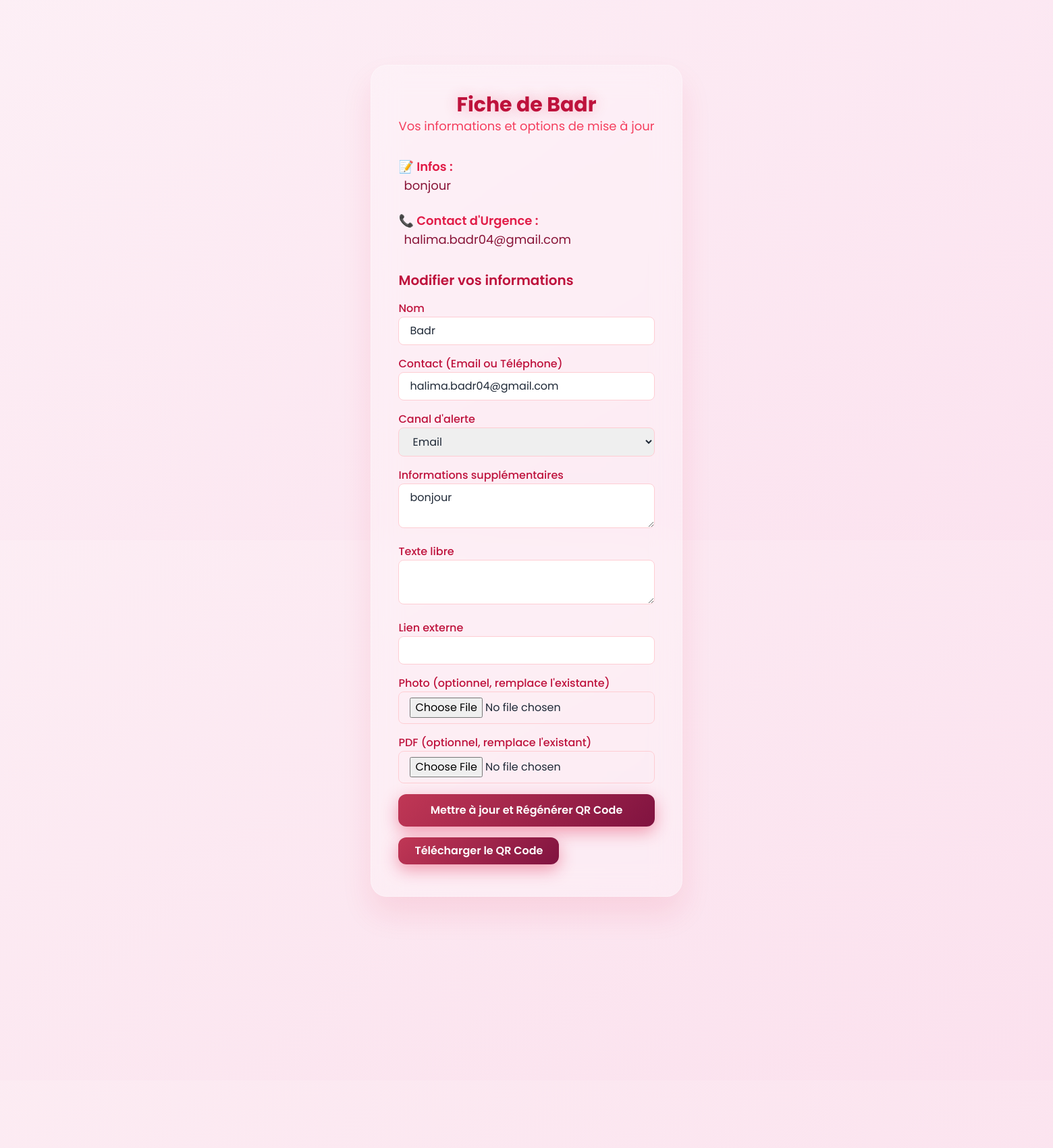
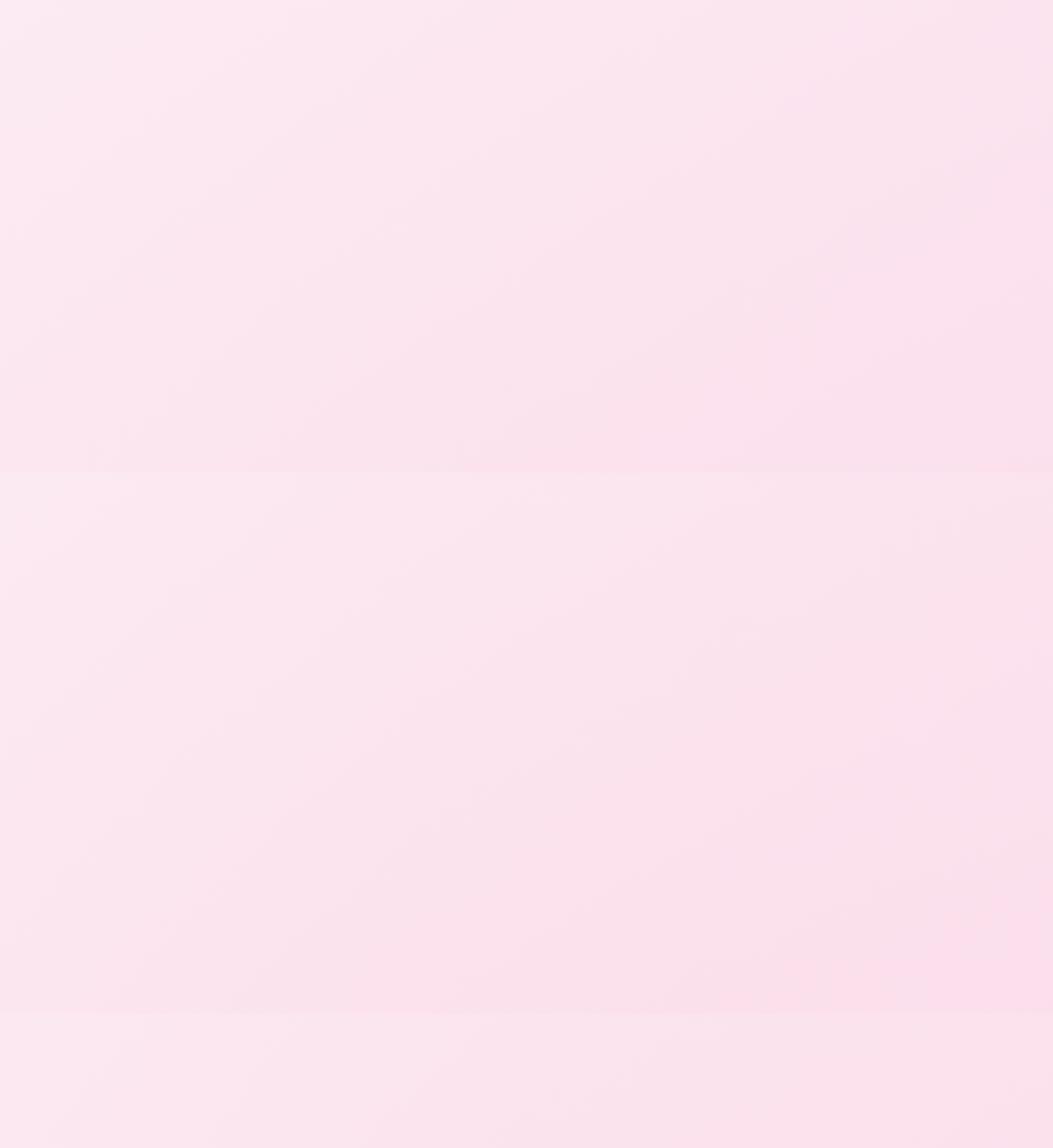
Screenshot of /fiche/b5faa626-3e43-4109-a858-717ab98ff299 (upper part) with the database file from the repository (2 pictures, top to bottom).
### tables this page shows
CREATE TABLE persons (
        id INTEGER PRIMARY KEY AUTOINCREMENT,
        uuid TEXT UNIQUE,
        nom TEXT,
        infos TEXT,
        contact TEXT,
        canal_alerte TEXT,
        photo TEXT,
        pdf TEXT,
        lien TEXT,
        texte_libre TEXT
    );

### app.py (the view)
@app.route("/fiche", methods=["GET"])
@app.route("/fiche/<uuid>", methods=["GET"])
def fiche(uuid=None):
    if not uuid:
        uuid = request.args.get('uuid')
    if not uuid:
        return render_template("error.html", message="UUID manquant. Veuillez entrer un identifiant valide."), 400
    db = get_db()
    personne = db.execute("SELECT * FROM persons WHERE uuid = ?", (uuid,)).fetchone()
    if not personne:
        return render_template("error.html", message="Aucun utilisateur trouvé avec cet UUID."), 404
    return render_template("user_profile.html", p=personne, uuid=uuid, now=datetime.now())

### app.py (called while the page is built)
def get_db():
    conn = sqlite3.connect("database.db")
    conn.row_factory = sqlite3.Row
    return conn

### static/templates/user_profile.html (shortened to what this page needs)
<!DOCTYPE html>
<html lang="fr">
<head>
  <script src="https://cdn.tailwindcss.com"></script>
</head>
<body class="min-h-screen flex flex-col justify-between items-center relative z-10">
  <div class="glass-card max-w-4xl mx-4 mt-16 sm:mt-24 p-10 rounded-3xl text-gray-800 relative z-10">
    <div class="text-center mb-8">
      <h3 class="text-3xl font-bold text-rose-700 title-glow">Fiche de {{ p.nom if p else 'Utilisateur Inconnu' }}</h3>
      <p class="text-rose-500 text-lg">Vos informations et options de mise à jour</p>
    </div>
    {% if p %}
      <div class="space-y-6 text-lg">
        {% if p.infos %}
        <div>
          <span class="font-semibold text-rose-600">📝 Infos :</span>
          <p class="ml-2 text-rose-900">{{ p.infos }}</p>
        </div>
        {% endif %}
        {% if p.contact %}
        <div>
          <span class="font-semibold text-rose-600">📞 Contact d'Urgence :</span>
          <p class="ml-2 text-rose-900">{{ p.contact }}</p>
        </div>
        {% endif %}
      </div>
      <div class="mt-8">
        <h4 class="text-xl font-semibold text-rose-700 mb-4">Modifier vos informations</h4>
        <form method="POST" action="{{ url_for('update', uuid=uuid) }}" enctype="multipart/form-data" class="space-y-4">
          <div>
            <label for="nom" class="block text-rose-700 font-medium">Nom</label>
            <input type="text" id="nom" name="nom" value="{{ p.nom }}" required class="w-full px-4 py-2 rounded-lg border border-rose-200 focus:outline-none focus:ring-2 focus:ring-rose-500">
          </div>
          <div>
            <label for="contact" class="block text-rose-700 font-medium">Contact (Email ou Téléphone)</label>
            <input type="text" id="contact" name="contact" value="{{ p.contact }}" required class="w-full px-4 py-2 rounded-lg border border-rose-200 focus:outline-none focus:ring-2 focus:ring-rose-500">
          </div>
          <div>
            <label for="canal_alerte" class="block text-rose-700 font-medium">Canal d'alerte</label>
            <select id="canal_alerte" name="canal_alerte" class="w-full px-4 py-2 rounded-lg border border-rose-200 focus:outline-none focus:ring-2 focus:ring-rose-500">
              <option value="email" {% if p.canal_alerte == 'email' %}selected{% endif %}>Email</option>
            </select>
          </div>
          <div>
            <label for="infos" class="block text-rose-700 font-medium">Informations supplémentaires</label>
            <textarea id="infos" name="infos" class="w-full px-4 py-2 rounded-lg border border-rose-200 focus:outline-none focus:ring-2 focus:ring-rose-500">{{ p.infos or '' }}</textarea>
          </div>
          <div>
            <label for="texte_libre" class="block text-rose-700 font-medium">Texte libre</label>
            <textarea id="texte_libre" name="texte_libre" class="w-full px-4 py-2 rounded-lg border border-rose-200 focus:outline-none focus:ring-2 focus:ring-rose-500">{{ p.texte_libre or '' }}</textarea>
          </div>
          <div>
            <label for="lien" class="block text-rose-700 font-medium">Lien externe</label>
            <input type="url" id="lien" name="lien" value="{{ p.lien or '' }}" class="w-full px-4 py-2 rounded-lg border border-rose-200 focus:outline-none focus:ring-2 focus:ring-rose-500">
          </div>
          <div>
            <label for="photo" class="block text-rose-700 font-medium">Photo (optionnel, remplace l'existante)</label>
            <input type="file" id="photo" name="photo" accept="image/*" class="w-full px-4 py-2 rounded-lg border border-rose-200">
          </div>
          <div>
            <label for="pdf" class="block text-rose-700 font-medium">PDF (optionnel, remplace l'existant)</label>
            <input type="file" id="pdf" name="pdf" accept=".pdf" class="w-full px-4 py-2 rounded-lg border border-rose-200">
          </div>
          <button type="submit" class="w-full btn-modern text-white font-semibold py-3 rounded-xl">Mettre à jour et Régénérer QR Code</button>
        </form>
        <a href="{{ url_for('download_qr', uuid=uuid) }}" class="inline-block btn-modern text-white font-semibold py-2 px-6 rounded-xl mt-4">Télécharger le QR Code</a>
      </div>
    {% else %}
      <p class="text-rose-700 text-center">Aucune information disponible pour cet UUID.</p>
    {% endif %}
  </div>
</body>
</html>

### static/templates/user_profile.html (style rules this page uses)
* { font-family: 'Poppins', sans-serif; }
body { background: linear-gradient(135deg, #fdf2f8, #fce7f3); overflow: auto; position: relative; }
body::before { content: ''; position: absolute; top: -50%; left: -50%; width: 200%; height: 200%; background: radial-gradient(circle, rgba(225, 29, 72, 0.05) 0%, transparent 70%); animation: float 20s ease-in-out infinite; z-index: 0; }
.glass-card { backdrop-filter: blur(20px); background: rgba(255, 255, 255, 0.25); border: 1px solid rgba(255, 255, 255, 0.3); box-shadow: 0 25px 45px rgba(225, 29, 72, 0.1); animation: slideIn 0.6s ease-out; }
.title-glow { text-shadow: 0 0 20px rgba(225, 29, 72, 0.3); animation: glow 3s ease-in-out infinite alternate; }
.btn-modern { background: linear-gradient(135deg, #c03755, #801340); box-shadow: 0 8px 25px rgba(225, 29, 72, 0.4); border: none; transition: all 0.3s cubic-bezier(0.4, 0, 0.2, 1); position: relative; overflow: hidden; }
.btn-modern::before { content: ''; position: absolute; top: 0; left: -100%; width: 100%; height: 100%; background: linear-gradient(90deg, transparent, rgba(255, 255, 255, 0.3), transparent); transition: left 0.6s; }

### rows the page displays
persons: nom "Badr", infos "bonjour", contact "halima.badr04@gmail.com", canal_alerte "Email"
